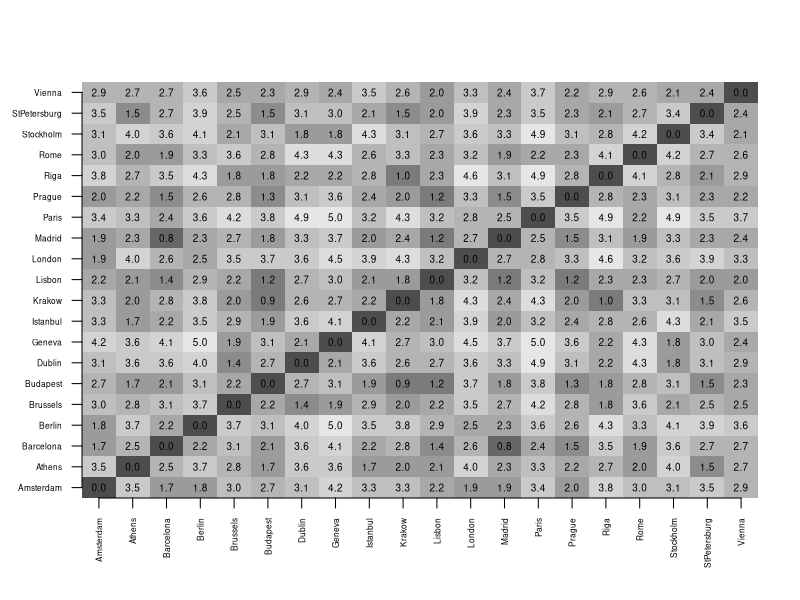
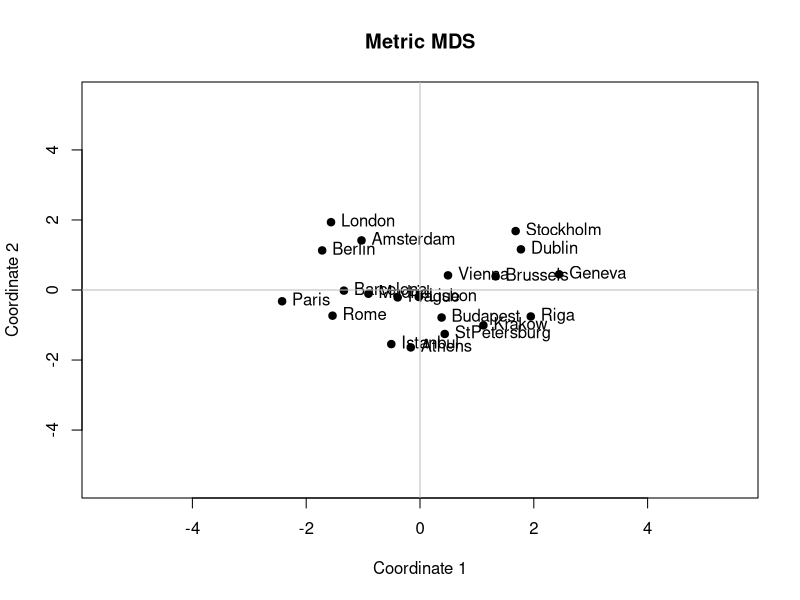
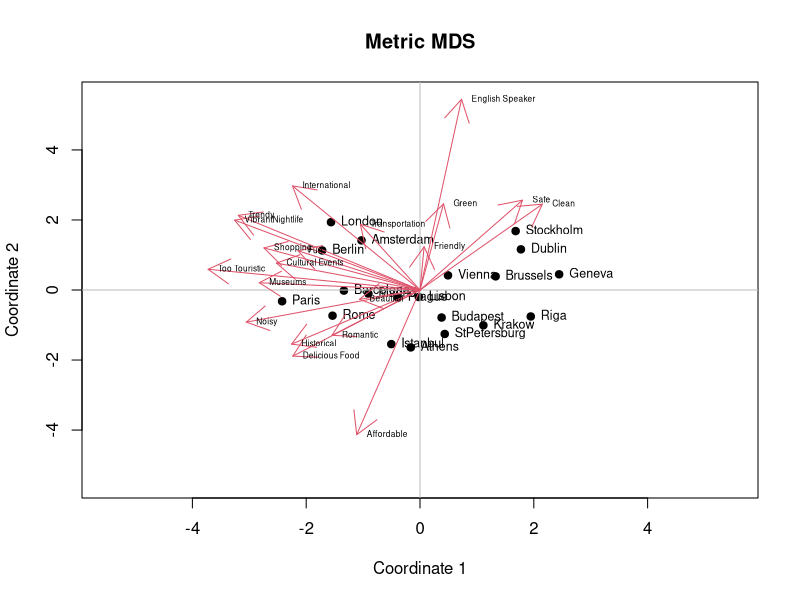

These figures' R source, in order: (Note: this script raises an error after producing the figures.)
getwd()
setwd("~/Caci17")
data <- read.csv("QuestionaireData_CityTrips.csv")
head(data)
install.packages("R.utils")
install.packages("corrplot")
install.packages("GPArotation")
library(dplyr)
library(R.utils)
library(MASS)
library(psych)
library(corrplot)
library(GPArotation)

cities = c("Prague","Geneva","Paris","Stockholm","Brussels","London","Amsterdam",
           "Athens","Riga","Budapest","Dublin","Lisbon","Istanbul","Vienna","Rome","Barcelona",
           "Madrid","Berlin","Krakow","StPetersburg")
data_att <- data %>% dplyr:: select(Sample, ID, contains("Att"))
data_att

data_att$Sample <- as.factor(data_att$Sample)

prag <- data_att[data_att$Sample %in% c("1", "4", "5"), ]
prag <- prag %>% dplyr:: select(contains("Prague"))
prag <- cbind(City = "Prague", prag)
head(prag)

geneva <- data_att[data_att$Sample %in% c("1", "2", "3"), ]
geneva <- geneva %>% dplyr:: select(contains("Geneva"))
geneva <- cbind(City = "Geneva", geneva)
head(geneva)

paris <- data_att[data_att$Sample %in% c("1", "3", "4"), ]
paris <- paris %>% dplyr:: select(contains("Paris"))
paris <- cbind(City = "Paris", paris)
head(paris)

stockholm <- data_att[data_att$Sample %in% c("1", "2", "3"), ]
stockholm <- stockholm %>% dplyr:: select(contains("Stockholm"))
stockholm <- cbind(City = "Stockholm", stockholm)
head(stockholm)  

brussels <- data_att[data_att$Sample %in% c("1", "5", "6"), ]
brussels <- brussels %>% dplyr:: select(contains("Brussels"))
brussels <- cbind(City = "Brussels", brussels)
head(brussels)  

london <- data_att[data_att$Sample %in% c("1", "2", "3"), ]
london <- london %>% dplyr:: select(contains("London"))
london <- cbind(City = "London", london)
head(london) 

amsterdam <- data_att[data_att$Sample %in% c("2", "3", "8"), ]
amsterdam <- amsterdam %>% dplyr:: select(contains("Amsterdam"))
amsterdam <- cbind(City = "Amsterdam", amsterdam)
head(amsterdam) 

athens <- data_att[data_att$Sample %in% c("2", "3", "6"), ]
athens <- athens %>% dplyr:: select(contains("Athens"))
athens <- cbind(City = "Athens", athens)
head(athens) 

riga <- data_att[data_att$Sample %in% c("2", "4", "5"), ]
riga <- riga %>% dplyr:: select(contains("Riga"))
riga <- cbind(City = "Riga", riga)
head(riga)

budapest <- data_att[data_att$Sample %in% c("4", "9", "10"), ]
budapest <- budapest %>% dplyr:: select(contains("Budapest"))
budapest <- cbind(City = "Budapest", budapest)
head(budapest)

dublin <- data_att[data_att$Sample %in% c("4", "7", "10"), ]
dublin <- dublin %>% dplyr:: select(contains("Dublin"))
dublin <- cbind(City = "Dublin", dublin)
head(dublin)

lisbon <- data_att[data_att$Sample %in% c("4", "7", "9"), ]
lisbon <- lisbon %>% dplyr:: select(contains("Lisbon"))
lisbon <- cbind(City = "Lisbon", lisbon)
head(lisbon)

istanbul <- data_att[data_att$Sample %in% c("5", "8", "10"), ]
istanbul <- istanbul %>% dplyr:: select(contains("Istanbul"))
istanbul <- cbind(City = "Istanbul", istanbul)
head(istanbul)

vienna <- data_att[data_att$Sample %in% c("5", "8", "10"), ]
vienna <- vienna %>% dplyr:: select(contains("Vienna"))
vienna <- cbind(City = "Vienna", vienna)
head(vienna)

rome <- data_att[data_att$Sample %in% c("5", "7", "9"), ]
rome <- rome %>% dplyr:: select(contains("Rome"))
rome <- cbind(City = "Rome", rome)
head(rome)

barcelona <- data_att[data_att$Sample %in% c("6", "7", "10"), ]
barcelona <- barcelona %>% dplyr:: select(contains("Barcelona"))
barcelona <- cbind(City = "Barcelona", barcelona)
head(barcelona)

madrid <- data_att[data_att$Sample %in% c("6", "8", "9"), ]
madrid <- madrid %>% dplyr:: select(contains("Madrid"))
madrid <- cbind(City = "Madrid", madrid)
head(madrid)

berlin <- data_att[data_att$Sample %in% c("6", "7", "8"), ]
berlin <- berlin %>% dplyr:: select(contains("Berlin"))
berlin <- cbind(City = "Berlin", berlin)
head(berlin)

krakow <- data_att[data_att$Sample %in% c("6", "7", "9"), ]
krakow <- krakow %>% dplyr:: select(contains("Krakow"))
krakow <- cbind(City = "Krakow", krakow)
head(krakow)

st.petersburg <- data_att[data_att$Sample %in% c("8", "9", "10"), ]
st.petersburg <- st.petersburg %>% dplyr:: select(contains("StPetersburg"))
st.petersburg <- cbind(City = "StPetersburg", st.petersburg)
head(st.petersburg)

liste <- list(prag, geneva, paris, stockholm, amsterdam, st.petersburg, barcelona, budapest, brussels, berlin, 
              istanbul, athens, dublin, krakow, rome, london, riga, madrid, vienna, lisbon)

colnames <- sub('.*_', '', colnames(prag))
colnames  
colnames(prag) <- colnames
colnames(geneva) <- colnames
colnames(paris) <- colnames
colnames(stockholm) <- colnames
colnames(brussels) <- colnames
colnames(london) <- colnames
colnames(amsterdam) <- colnames
colnames(athens) <- colnames
colnames(riga) <- colnames
colnames(budapest) <- colnames
colnames(dublin) <- colnames
colnames(lisbon) <- colnames
colnames(istanbul) <- colnames
colnames(vienna) <- colnames
colnames(rome) <- colnames
colnames(barcelona) <- colnames
colnames(berlin) <- colnames
colnames(krakow) <- colnames
colnames(st.petersburg) <- colnames
colnames(madrid) <- colnames

data_comb <- rbind(prag, geneva, paris, stockholm, brussels, london, amsterdam, athens, riga, budapest,
                  dublin, lisbon, istanbul, vienna, rome, barcelona, berlin, krakow, st.petersburg, madrid) 

data_comb
colnames(data_comb) <- c("Group.1", "Friendly", "Historical", "Affordable", "Trendy", "VibrantNightlife", 
                        "Delicious Food", "Transportation", "Shopping", "Cultural Events", "Museums", 
                        "Clean", "Green", "International", "Too Touristic", "Fun", "Noisy", 
                        "Romantic", "Safe", "Beautiful", "English Speaker")


data_agg <-aggregate(data_comb[,-c(1)], by=list(data_comb$Group.1), mean, na.rm=TRUE)
data_agg
dist.df <- dist(data_agg[,-c(1)])
dist.df

dst <- data.matrix(dist.df)
dim <- ncol(dst)

# distance/similarity matrix grafik cizme
# Open a pdf file
# df("distanceMatrix.pdf") # bu kodu run ettikten sonra kapatmassan, grafik gozukmez R'de sadece dosyaya kaydeder
# eger grafigi gormek istiyosan bu kodu run etme!

# Create a plot
image(1:dim, 1:dim, dst, axes = FALSE, xlab="", ylab="", 
      col = gray.colors(12, start = 0.3, end = 0.9, gamma = 2.2, alpha = NULL, rev = FALSE))

axis(1, 1:dim, data_agg[1:20,1], cex.axis = 0.5, las=3)
axis(2, 1:dim, data_agg[1:20,1], cex.axis = 0.5, las=1)
text(expand.grid(1:dim, 1:dim), sprintf("%0.1f", dst), cex=0.6)

# Close the pdf file
# dev.off() 

fit <- cmdscale(dist.df, k = 2)
fit



x <- fit[,1]
y <- fit[,2]

plot(x, y, xlab = "Coordinate 1", ylab = "Coordinate 2", main = "Metric MDS", 
     pch = 19, ylim = c(-5.5, 5.5), xlim = c(-5.5, 5.5))
text(x, y, labels = data_agg$Group.1, cex = 1, pos = 4)
abline(h = 0, v = 0, col = "grey")

summary(lm(data_agg[,2]~-1+fit))

print("asena")

# Property fitting
data_agg$x <- x
data_agg$y <- y
data_agg


head(data_agg)

profit <- lm(cbind(Friendly, Historical, Affordable, Trendy, VibrantNightlife, 
                   `Delicious Food`, Transportation, Shopping, `Cultural Events`, Museums, 
                   Clean, Green, International, `Too Touristic`, Fun, Noisy, 
                   Romantic, Safe, Beautiful, `English Speaker`)
             ~ -1 +  x + y, data = data_agg)
summary(profit)
coef(profit)
str(profit)
plot(x, y, xlab = "Coordinate 1", ylab = "Coordinate 2", main = "Metric MDS", 
     pch = 19, ylim = c(-5.5, 5.5), xlim = c(-5.5, 5.5))
text(x, y, labels = data_agg$Group.1, cex = 0.75, pos = 4)
abline(h = 0, v = 0, col = "grey")
arrows(x0 = c(0, 0, 0), y0 = c(0, 0, 0), 
       x1 = coef(profit)[1, ]*10, y1 = coef(profit)[2, ]*10, col = 2, lwd = 1)
text(t(coef(profit)*10), colnames(coef(profit)*10), cex=0.5, col = 1, pos = 4)

column_names = c("Friendly", "Historical", "Affordable", "Trendy", "Vibrant Nightlife", 
                 "Delicious Food", "Transportation", "Shopping", "Cultural Events", "Museums", 
                 "Clean", "Green", "International", "Too Touristic", "Fun", "Noisy", "Romantic", 
                 "Safe", "Beautiful", "English-Speaker")
column_names

#Property Fitting with ideal points
data_agg$q <- x*x+y*y

profit_q <- lm(cbind(Friendly, Historical, Affordable, Trendy, `Vibrant Nightlife`, 
                   `Delicious Food`, Transportation, Shopping, `Cultural Events`, Museums, 
                   Clean, Green, International, `Too Touristic`, Fun, Noisy, 
                   Romantic, Safe, Beautiful, `English Speaker`)
             ~ 1 +  x + y + q, data = data_agg)
summary(profit_q)

coef<-coef(profit_q)
coef
coef[2,]<-coef[2,]/(-2*coef[4,])
coef[3,]<-coef[3,]/(-2*coef[4,])

coef
plot(x, y, xlab = "Coordinate 1", ylab = "Coordinate 2", main = "Metric MDS", 
     pch = 19, ylim = c(-15, 15), xlim = c(-15, 15))
text(x, y, labels = data_agg$Group.1, cex = 0.75, pos = 4)
abline(h = 0, v = 0, col = "grey")

points(x = coef[2, ], y = coef[3, ], col = 3)
text(x= coef[2, ], y= coef[3, ], labels = colnames(coef), cex = 0.75, pos = 4,col=3)


### PCA'ye gecmeden property fittingde yapmadiklarimiz var.


#PCA disaggregated dosyasindan
#PCA
data_comb <- na.omit(data_comb)
eigen(cor(data_comb[,2:21]))$values
plot(eigen(cor(data_comb[,2:21]))$values)
data_comb
a.pca<-principal(data_comb[,2:21],nfactors=4, rotate ="varimax")
a.pca
head(a.pca$scores)
head(data_comb)
aggregate(a.pca$scores, by=list(data_comb$Group.1), mean, na.rm=TRUE) # compute aggregate component score for cities
t(a.pca$scores)%*%a.pca$scores/(nrow(data_comb[,2:21])-1) # show taht factors are uncorrelated

# factor analysis
a.fa<-fa(data_comb[,2:21],method=mle,scores='tenBerge', nfactors=4, rotate ="varimax")
a.fa
aggregate(a.fa$scores, by=list(data_comb$Group.1),mean, na.rm=TRUE) # compute aggregate component score for cities
t(a.fa$scores)%*%a.fa$scores/(nrow(attribute[,2:21])-1) # show that factors are uncorrelated

#COMPARE RESULTS WITH 2-DIMENSIONAL MDS
a.fa<-fa(data_comb[,2:21],method=mle,scores='tenBerge', nfactors=2, rotate ="varimax")
a.fa
scores<-aggregate(a.fa$scores, by=list(data_comb$Group.1),mean, na.rm=TRUE)
x <- scores[,2]
y <- scores[,3]
plot(x, y, xlab = "Coordinate 1", ylab = "Coordinate 2", main = "Metric MDS", 
     pch = 19, ylim = c(-2, 2), xlim = c(-2, 2))
text(x, y, labels = scores[,1], cex = 1, pos = 4)
abline(h = 0, v = 0, col = "grey")

#Di??er doasyadan (TV stations vard??)

corrplot(corr=cor(data_comb[,2:21],use ="complete.obs"), method ="ellipse")
eigen(cor(data_comb[,2:21]))$values
plot(eigen(cor(data_comb[,2:21]))$values)

# START: Princial component analysis with singular value decomposition, no rotation
a.svd<-svd(cor(data_comb[,2:21]))
a.svd
d<-diag(a.svd$d)
d
a<-a.svd$u[,1:3]%*%sqrt(d[1:3,1:3])
a

a.svd$u[,1:3]%*%d[1:3,1:3]%*%t(a.svd$u[,1:3]) # Recomputed correlation based on first 3 principal components
cor(data_comb[,2:21])
diag(t(a.svd$u)%*%a.svd$u%*%d%*%t(a.svd$u)%*%a.svd$u)


# START: Princial component analysis with r-function prcomp, no rotation
data.scale<-apply(data_comb[,2:21],2,scale)
pr<-prcomp(data.scale)
?prcomp
pr
str(pr)
t(pr$sdev*t(pr$rotation)) # labeled as rotated but it is not rotated
# START: Princial component analysis with r-function prcomp, no rotation

# PCA and Factor analysis with easy to do R-FUNCTIONS
library(psych)
a.pca<-principal(data_comb[,2:21],nfactors=3, rotate ="none")
str(a.pca)
a.pca
a.pca<-principal(data_comb[,2:21],nfactors=3, rotate ="varimax")
a.pca
head(a.pca$score)
nrow(a.pca$score)
t(a.pca$scores)%*%a.pca$scores/(nrow(data_comb[,2:21])-1) # demonstrate that the principal components are uncorrelated after rotation
aggregate(a.pca$scores, by=list(data_comb$Group.1),mean, na.rm=TRUE)

summary(lm( Friendly ~ Historical+ Affordable+ Trendy+ VibrantNightlife+ 
                   `Delicious Food`+ Transportation+ Shopping+ `Cultural Events`+ Museums+ 
                   Clean+ Green+ International + `Too Touristic`+ Fun+ Noisy+ 
                   Romantic+ Safe+ Beautiful+ `English Speaker`, data=data_comb))

# factor analysis
?fa
a.fa<-fa(data_comb[,2:21],method=ml, SMC=TRUE, scores='regression',nfactors=3, rotate ="varimax")
a.fa<-fa(data_comb[,2:21],nfactors=3,rotate='varimax') # default setting
a.fa


# calculate factor score for objects
str(a.pca)
a.pca$scores
aggregate(a.fa$scores, by=list(data_comb$Group.1),mean, na.rm=TRUE)

# demonstrate that the factors after rotation are uncorrelated
a.fa.rot <-fa(data_comb[,2:21], scores='tenBerge',SMC=TRUE, fm='pa', nfactors =3,rotate ="varimax")
a.fa.rot
t(a.fa.rot$scores)%*%a.fa.rot$scores/(nrow(data_comb[,2:21])-1)
a.fa.rot$rot.mat
t(a.fa.rot$rot.mat)%*%a.fa.rot$rot.mat
?fa

# Oblique rotation
library(GPArotation)

a.fa.oblique<-fa(data_comb[,2:21],nfactors=3, scores='tenBerge', rotate ="oblimin")
a.fa.oblique
a.fa.oblique$Structure # correlation between variables and factors
a.fa.oblique$loadings # pattern (association) between variables and factors

cor(data_comb[,2:21])
a.fa$Structure
a.fa$Structure%*%t(a.fa$Structure)
a.fa$loadings%*%t(a.fa$loadings)
t(a.fa$scores)%*%a.fa$scores/nrow(data_comb[,2:21]-1)

a.pca.oblirot <-principal(data_comb[,2:21], nfactors =3,rotate ="oblimin")
a.pca.oblirot
a.pca.oblirot$loadings
a.pca.oblirot$Structure
a.z <- apply(data_comb[,2:21],2,scale)
str(a.z)
t(a.z)%*%a.z/(nrow(data_comb[,2:21])-1)

pattern<-solve(t(a.pca.oblirot$scores)%*%a.pca.oblirot$scores/(nrow(data_comb[,2:21])-1))%*%t(a.pca.oblirot$scores)%*%a.z/(nrow(data_comb[,2:21])-1)
structure<-t(a.pca.oblirot$scores)%*%a.pca.oblirot$scores%*%pattern/(nrow(data_comb[,2:21])-1)
structure
pattern
t(a.pca.oblirot$loadings)
t(a.pca.oblirot$Structure)
t(a.pca.oblirot$scores)%*%a.pca.oblirot$scores/(nrow(data_comb[,2:21])-1)



#### burda bitirdik

# START: Principal Component Analysis of aggregated data with SVD, no rotation 
attribute.agg.svd<-svd(cor(attribute.agg.eval.df[,2:15]))
l<-attribute.agg.svd$u*(sqrt(attribute.agg.svd$d))
l
attribute.agg.svd$d
attribute.agg.svd$u
attribute.agg.svd$u*t(sqrt(attribute.agg.svd$d))%x%matrix(1,nrow=14,ncol=1)
# END: Principal Component Analysis of aggregated data with SVD, no rotation 

eigen(cor(attribute.agg.eval.df[,2:15]))$values


a.pca<-principal(attribute.agg.eval.df[,2:15],nfactors=2, rotate ="varimax")
a.pca
head(attribute.agg.eval.df)
aggregate(a.pca$scores, by=list(attribute.agg.eval.df$Group.1),mean, na.rm=TRUE)
a.pca$scores

r1<-qr(cor(attribute.agg.eval.df[,2:15]))
r2<-qr(cor(attribute.eval.df[,3:16]))
r1$rank
r2$rank
